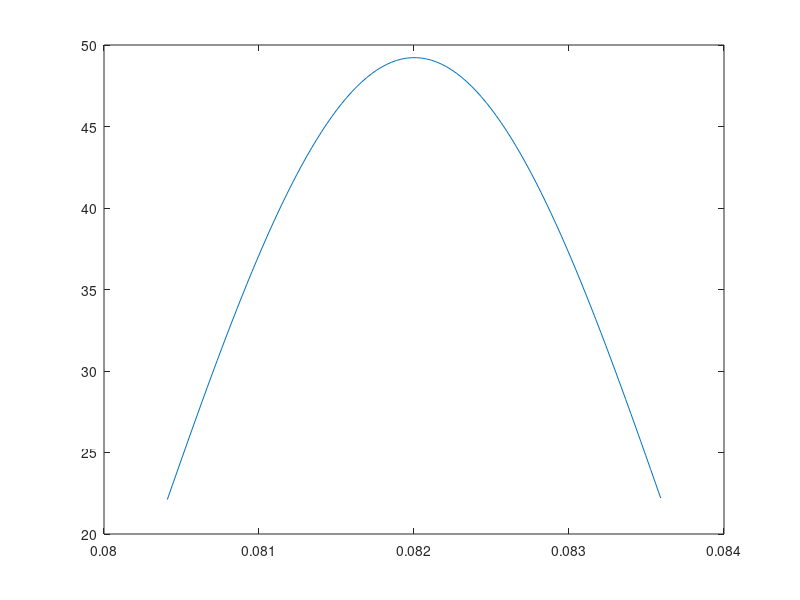
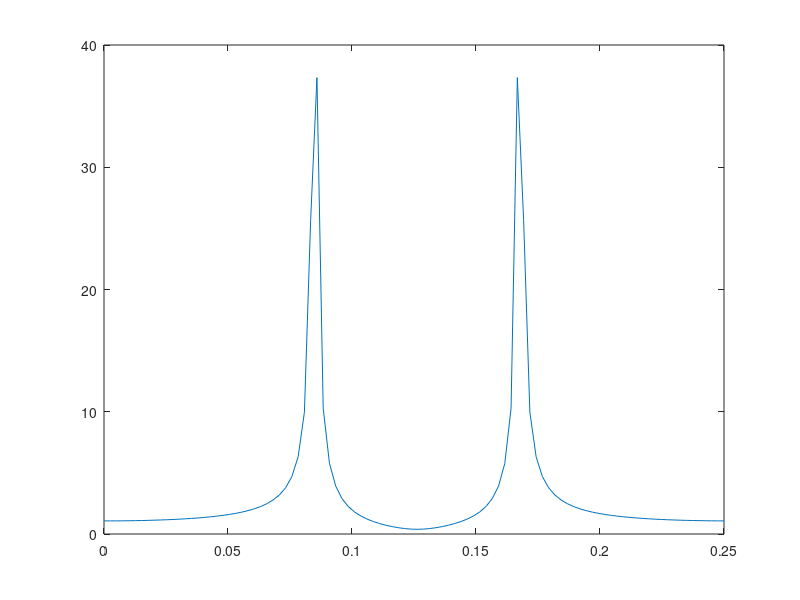

Here is the MATLAB script that generated these plots, in order: (Note: this script raises an error after producing the figures.)
w0 = .082*2*pi;
t = 2:2:2*100;
s = cos(w0*t);

omegas = linspace(-.01,.01,100)+w0;
for j = 1:length(omegas)
   C(j) =  trapz(s.*cos(t*omegas(j)));
end

figure(1); clf; plot(omegas/(2*pi),C);

ft = fftshift(fft(s)); ft = abs(ft);
figure(2); clf; 
freqs = linspace(0,1/4,100);
plot(freqs,ft)

%%
d=ana_avg; close all
data = squeeze(d.data{1});
xv = d.xv{1};

% shot_inds = 1:400;
% four_inds = 401:1000;
% evo_inds = 1001:length(xv);

shot_inds = 801:1000;
four_inds = 801:1200;
evo_inds = 1201:length(xv);

shot_data = data(:,shot_inds);
four_data = data(:,four_inds);
evo_data = data(:,evo_inds);

figure(1); clf; 
plot(xv(evo_inds),mean(evo_data));


%% fit raw data
fitfn = @(p,x) p(1) +(p(2)*sin(2*pi*x/p(3) +p(4))).*exp(-((x+p(6))/p(5)).^2);
c=[];
%first without scaling, to get dbz_avg and deltaDBZ (1/t2*)
beta0 = [.3, .3, 10, .001, 80 0];
pars = fitwrap('plinit plfit',xv(evo_inds),mean(data(:,evo_inds),1),beta0,fitfn, [1 1 1 1 1 0]);
dbz_avg = 2*pi/pars(3);
d_dbz = 1/abs(pars(5));


%% use the shots at one evo time, first calculate the scale factors
data_dig=-1+2*shot_data;
data_dig = 2*(data_dig>0)-1;
betas = linspace(-1,1,500);
probs = zeros(1,length(betas));
%proball = zeros(size(s.data,1),length(betas));
MLE = zeros(size(data_dig,1),1);
bestbeta = MLE;
for ind = 1:size(data_dig,1)
for j = 1:length(betas)
  probs(j) = prod(1+data_dig(ind,:)*betas(j)); 
end
probs = probs/sum(probs);
[m, mi]=max(probs);
MLE(ind)=m;
bestbeta(ind) = betas(mi);
end
scale= acos(bestbeta);
S_av = mean(scale);
scale = scale-S_av;

%% do the interpolation
nevo= length(evo_inds);
Nrep = length(scale);

t=linspace(1,nevo,nevo);
ti=linspace(1,nevo+50,nevo);
rep=1:length(scale);
alpha=linspace(-0.25,.25,200);

for i=1:length(alpha);
    for j=1:Nrep;
        %ts=t/(1+alpha(i)*scale(j));
        %ts=(1+alpha(i)*scale(j))*t;
        ts = tfunc(t,alphabest,newscale(j))*(1+alpha(i)*scale(j));
        
        tsV(j,:)=ts;
        dataI(j,:)=qinterp1(ts,data(j,evo_inds),ti);
    end
    dBx(:,i)=mean(dataI);
end
[tV,repV]=meshgrid(t,rep);
[tiV,repV]=meshgrid(ti,rep);
[alphaV,talpha]=meshgrid(alpha,ti);

%rrng=2:nevo;

%% fit scaled data
rrng = 2:size(talpha,1);
for j = 1:length(alpha)
    beta0 = pars;%[.3, .3, 14, .001, 80 0 1.1];
    %pars = fitwrap('plinit plfit',(talpha(rrng,j)./(1+alphaV(rrng,j)))',dBx(rrng,j)',beta0,fitfn, [1 1 1 1 1 0]);
    pars = fitwrap('plinit plfit',(talpha(rrng,j))',dBx(rrng,j)',beta0,fitfn, [1 1 1 1 1 0]);
    c(j) = abs(pars(5));
    %pause
end

c(c>5000)=0;
[T2,I]=max(c);
out.T2 = T2;
alphabest=alpha(I);
figure(1);  clf;
plot(alpha,c,'x')
xlabel('scale factor');
ylabel('T_2^* (ns)');
pars = fitwrap('plinit plfit',(talpha(rrng,I))',dBx(rrng,I)',beta0,fitfn, [1 1 1 1 1 0]);

omegas=dbz_avg./(1+alphabest*scale);
new_ddbz = 1/T2;
%%
[h b]=hist(omegas,40);
figure(2); clf;
plot(b,h)

%% now use the rest of them
num_evos = length(unique(xv(four_inds)));
%fdata = squeeze(mean(reshape(four_data,size(four_data,1),length(four_inds)/num_evos,num_evos),2));
fdata = squeeze(mean(reshape(four_data,size(four_data,1),num_evos, length(four_inds)/num_evos),3));
% for j = 1:size(data,1)
%    fdata(j,:) = mean(reshape(data(j,four_inds),num_evos,length(four_inds)/num_evos),2); 
% end
evotime = mean(reshape(xv(four_inds),num_evos,length(four_inds)/num_evos),2);

L = length(evotime);
T_samp = abs(diff(evotime(1:2))); F_samp = 1/T_samp;
NFFT = 2^nextpow2(L);
ffreqs = (dbz_avg/(2*pi))+(F_samp/2)*linspace(-.5,.5,NFFT/2+1);
%prior = exp(-(ffreqs-omegas).^2/(2*new_ddbz^2));prior = prior/sum(prior);


for j = 1:size(fdata,1)
    if 1
    ft = fft(fdata(j,:)-mean(fdata(j,:)),NFFT)/L;
    ft = 2*abs(ft(1:NFFT/2+1));%.*(prior);
    %figure(4); clf; plot(ffreqs,ft); pause
    [~,mi]=max(ft);
    %omegas_new(j) = omegas(j)+ffreqs(mi);
    newscale(j) = ffreqs(mi);
    else
        Bfreqs = omegas(j)+new_ddbz*linspace(-2,2,1000);
        prior = exp(-(Bfreqs-omegas(j)).^2/(2*new_ddbz^2));prior = prior/sum(prior);
        P_MLE = prior; 
        %figure(4); clf; plot(Bfreqs,P_MLE); pause
        for k = 1:size(fdata,2)
        P_MLE = P_MLE.*(1+fdata(j,k)*cos(Bfreqs*evotime(k)))/(sum(P_MLE));
        %figure(4); clf; plot(Bfreqs,P_MLE); pause
        end
        [~,mi]=max(P_MLE);
        newscale(j) = Bfreqs(mi);
        newvar(j) = std(P_MLE);
    end
end
newscale = -.5+(2*pi*newscale)/dbz_avg;

%%
%newscale = newscale./omegas; %newscale = newscale-mean(newscale);
%newscale = newscale-mean(newscale); newscale = newscale/range(newscale);
%alpha = linspace(-.5,.5,200);
clear tsV ts dataI;
clear dBx
tfunc = @(t,a,s) t*(1/((a+s+.5))); alpha = .5*linspace(-1,1,500);
for i=1:length(alpha);
    for j=1:Nrep;
        %ts=t/(1+alpha(i)*newscale(j));
        %ts=t*(1+alphabest*scale(j))*(1+alpha(i)*newscale(j));
        %ts=t*(1+alpha(i)*dbz_avg/newscale(j));
        ts = tfunc(t,alpha(i),newscale(j));
        tsV(j,:)=ts;
        dataI(j,:)=qinterp1(ts,data(j,evo_inds),ti);
    end
    dBx(:,i)=mean(dataI);
end
[tV,repV]=meshgrid(t,rep);
[tiV,repV]=meshgrid(ti,rep);
[alphaV,talpha]=meshgrid(alpha,ti);

cc=[];
rrng = 2:size(talpha,1);
beta0 = [.3, .3, 14, .001, 80 0 1.1];
for j = 1:length(alpha)
    mask = ~isnan(dBx(rrng,j));
    %beta0 = [.3, .3, 14, .001, 80 0 1.1];
    %pars = fitwrap('plinit plfit',(talpha(rrng,j)./(1+alphaV(rrng,j)))',dBx(rrng,j)',beta0,fitfn, [1 1 1 1 1 0]);
    pars = fitwrap('plinit plfit',(talpha(mask,j))',dBx(mask,j)',beta0,fitfn, [1 1 1 1 1 0]);
    beta0 = pars;
    cc(j) = abs(pars(5));
    %pause
end

cc(cc>1000)=0;
figure(3); clf; plot(alpha,cc);


[T2,mi]=max(cc);
alphabest = alpha(mi);



%%
num_evos = length(unique(xv(shot_inds)));
%fdata = squeeze(mean(reshape(four_data,size(four_data,1),length(four_inds)/num_evos,num_evos),2));
fdata2 = squeeze(mean(reshape(shot_data,size(shot_data,1),num_evos, length(shot_inds)/num_evos),3));
% for j = 1:size(data,1)
%    fdata(j,:) = mean(reshape(data(j,four_inds),num_evos,length(four_inds)/num_evos),2); 
% end

evotime = mean(reshape(xv(shot_inds),num_evos,length(shot_inds)/num_evos),2);

L = length(evotime);
T_samp = abs(diff(evotime(1:2))); F_samp = 1/T_samp;
NFFT = 2^nextpow2(L);
ffreqs2 = (F_samp/2)*linspace(0,1,NFFT/2+1);
%prior = exp(-(ffreqs-omegas).^2/(2*new_ddbz^2));prior = prior/sum(prior);


for j = 1:size(fdata2,1)
    if 0
    ft = fft(fdata2(j,:)-mean(fdata2(j,:)),NFFT)/L;
    ft = 2*abs(ft(1:NFFT/2+1));%.*(prior);
    figure(4); clf; plot(ffreqs2,ft); pause
    [~,mi]=max(ft);
    %omegas_new(j) = omegas(j)+ffreqs(mi);
    newscale2(j) = ffreqs2(mi);%+ (newscale(j)+.5)*dbz_avg/(2*pi);
    else
        Bfreqs = omegas(j)+new_ddbz*linspace(-2,2,1000);
        prior = exp(-(Bfreqs-omegas(j)).^2/(2*new_ddbz^2));prior = prior/sum(prior);
        P_MLE = prior; 
        %figure(4); clf; plot(Bfreqs,P_MLE); pause
        for k = 1:size(fdata2,2)
        P_MLE = P_MLE.*(1+fdata(j,k)*cos(Bfreqs*evotime(k)))/(sum(P_MLE));
        %figure(4); clf; plot(Bfreqs,P_MLE); pause
        end
        [~,mi]=max(P_MLE);
        newscale2(j) = Bfreqs(mi);
        newvar(j) = std(P_MLE);
    end
end
newscale3 = -.5+(newscale2)/dbz_avg;

%%
tfunc = @(t,a,s) t*(1/((a+s+.5))); alpha2 = .5*linspace(-.1,4,500);
for i=1:length(alpha2);
    for j=1:Nrep;
        %ts=t/(1+alpha(i)*newscale(j));
        %ts=t*(1+alphabest*scale(j))*(1+alpha(i)*newscale(j));
        %ts=t*(1+alpha(i)*dbz_avg/newscale(j));
        ts = tfunc(tfunc(t,alphabest,newscale(j)),alpha2(i),newscale3(j));
        tsV(j,:)=ts;
        dataI(j,:)=qinterp1(ts,data(j,evo_inds),ti);
    end
    dBx(:,i)=mean(dataI);
end
[tV,repV]=meshgrid(t,rep);
[tiV,repV]=meshgrid(ti,rep);
[alphaV,talpha]=meshgrid(alpha2,ti);

ccc=[];
rrng = 2:size(talpha,1);
beta0 = [.3, .3, 14, .001, 80 0 1.1];
for j = 1:length(alpha2)
    mask = ~isnan(dBx(rrng,j));
    %beta0 = [.3, .3, 14, .001, 80 0 1.1];
    %pars = fitwrap('plinit plfit',(talpha(rrng,j)./(1+alphaV(rrng,j)))',dBx(rrng,j)',beta0,fitfn, [1 1 1 1 1 0]);
    pars = fitwrap('plinit plfit',(talpha(mask,j))',dBx(mask,j)',beta0,fitfn, [1 1 1 1 1 0]);
    beta0 = pars;
    ccc(j) = abs(pars(5));
    newQ(j) = abs(pars(5)/pars(3));
    %pause
end

ccc(ccc>1000)=0;
newQ(newQ>50)=0;
figure(4); clf;
plotyy(alpha2,ccc,alpha2,newQ);
figure(3); clf; plot(alpha2,ccc);


[T2new,mi]=max(cc);
alpha2best = alpha2(mi);
%%
%%
%%
w0 = .082*2*pi;
t = 20:20:20*50;%20:20:50*20;
s = cos(w0*t)+0.2*randn(1,length(t));
t2 = randperm(1000,250);
s2 = cos(w0*t2)+.002*randn(1,length(t2));

L = length(s);
T_samp = abs(diff(t(1:2))); F_samp = 1/T_samp;
NFFT = 2^nextpow2(L);
ffreqs = (w0/(2*pi))+(F_samp/2)*linspace(-.5,.5,NFFT/2+1);
%ffreqs = (F_samp/2)*linspace(0,1,NFFT/2+1);
%ffreqs = (F_samp/2)*linspace(-1,1,length(s));

%ft = abs(fftshift(fft(s)));
ft = fft(s); 
ft = 2*abs(ft(1:NFFT/2+1)); ft(end)=0;

figure(1); clf;
plot(t,s);
figure(2); clf;
plot(ffreqs,ft); hold on;
YL = get(gca,'YLim');
[~,mi]=max(ft);
nyquist_limit_freq = ffreqs(mi);
plot(nyquist_limit_freq*[1 1],YL,'r');
fprintf('quantization error = %f MHz\n',1e3*abs(nyquist_limit_freq-w0/(2*pi)))

fine_freqs = linspace(0,ffreqs(end),20*length(ffreqs));


%%
A = zeros(length(ffreqs),length(fine_freqs));
tic
for j = 2:length(ffreqs)
    for k = 2:length(fine_freqs)
        x = linspace(0,2*pi/fine_freqs(2),10^3);
        y = cos(ffreqs(j)*x).*cos(fine_freqs(k)*x);
        A(j,k) = trapz(x,y);
    end  
end
A = A*1/pi/length(x);
A(1,1) = 1;
toc

%%
opts = spgSetParms('verbosity',0);
x = spg_bp(A, ft', opts);
[~,mi_new]=max(abs(x));
new_freq = fine_freqs(mi_new);
figure(3); clf; hold on;
plot(fine_freqs,abs(x)/max(abs(x)),'b','DisplayName','Compressive Sensing');
plot(ffreqs,ft/max(ft),'r','DisplayName','Nyquist limit sensing');
YL = get(gca,'YLim');
plot([1 1]*w0/(2*pi),YL,'k','DisplayName','Real \Omega');
%legend show
